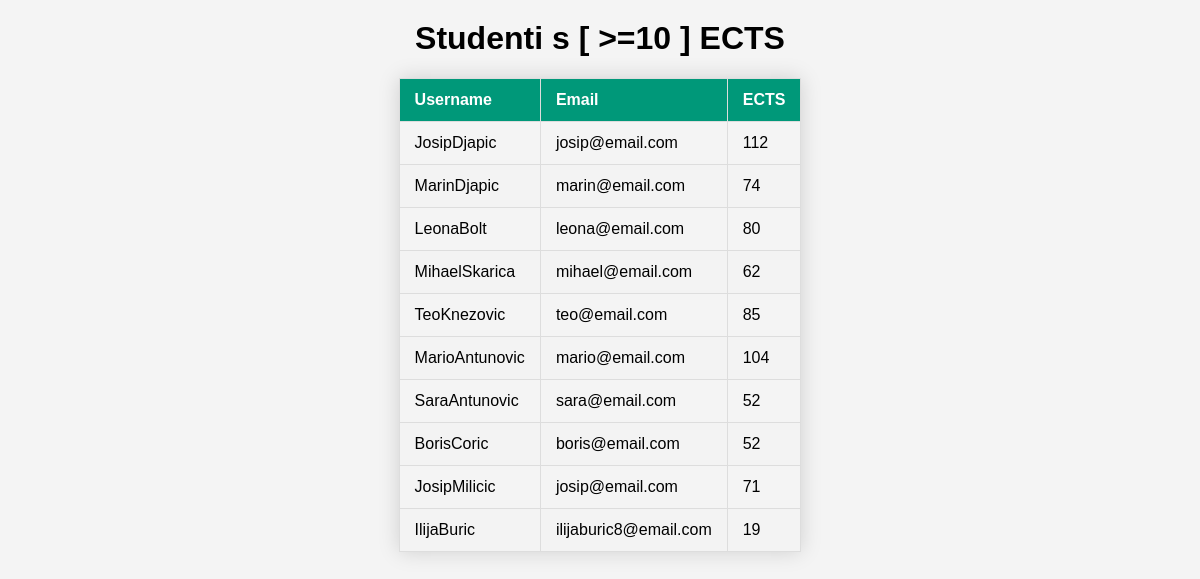
The app's page /studenti_10_ects/ (signed in) with its own data.
### upis/models.py (models this page shows)
class Korisnik(AbstractUser):
    uloga = models.ForeignKey(Uloga, on_delete=models.CASCADE)
    objects = KorisnikManager()
    class Meta:
        verbose_name = 'korisnik'
        verbose_name_plural = 'korisnici'

### upis/views.py (the view)
# urls.py: path('studenti_10_ects/', views.studenti_10_ects, name='studenti_10_ects'),
@login_required
def studenti_10_ects(request):
    students = (
        Korisnik.objects
        .filter(uloga__naziv='student')
        .annotate(total_ects=Sum(F('upisni_list__predmet__ects')))
        .filter(total_ects__gte=10)
    )
    context = {
        'students': students
    }
    return render(request, 'studenti_10_ects.html', context)

### upis/templates/studenti_10_ects.html (shortened to what this page needs)
<!DOCTYPE html>
<html>
<head>
    {% load static %}
    <link rel="stylesheet" type="text/css" href="{% static 'css/styles.css' %}">
</head>
<body>
    <h1>Studenti s [ >=10 ] ECTS</h1>
    <table>
        <thead>
            <tr>
                <th>Username</th>
                <th>Email</th>
                <th>ECTS</th>
            </tr>
        </thead>
        <tbody>
            {% for student in students %}
                <tr>
                    <td>{{ student.username }}</td>
                    <td>{{ student.email }}</td>
                    <td>{{ student.total_ects }}</td>
                </tr>
            {% endfor %}
        </tbody>
    </table>
</body>
</html>

### static/css/styles.css (style rules this page uses)
body { font-family: 'Montserrat', sans-serif; margin: 0; padding: 0; background-color: #f4f4f4; }
h1 { text-align: center; margin-top: 20px; }
table { width: auto; border-collapse: collapse; margin: 20px 0; font-size: 1em; min-width: 400px; box-shadow: 0 0 20px rgba(0, 0, 0, 0.15); margin: 20px auto; }
table thead tr { background-color: #009879; color: #ffffff; text-align: left; font-weight: bold; }
table th, table td { padding: 12px 15px; border: 1px solid #dddddd; }
table tbody tr:nth-of-type(even) { background-color: #f3f3f3; }

### records on screen
Korisnik: username "JosipDjapic", email "josip@email.com", total_ects "112"
Korisnik: username "MarinDjapic", email "marin@email.com", total_ects "74"
Korisnik: username "LeonaBolt", email "leona@email.com", total_ects "80"
Korisnik: username "MihaelSkarica", email "mihael@email.com", total_ects "62"
Korisnik: username "TeoKnezovic", email "teo@email.com", total_ects "85"
Korisnik: username "MarioAntunovic", email "mario@email.com", total_ects "104"
Korisnik: username "SaraAntunovic", email "sara@email.com", total_ects "52"
Korisnik: username "BorisCoric", email "boris@email.com", total_ects "52"
Korisnik: username "JosipMilicic", email "josip@email.com", total_ects "71"
Korisnik: username "IlijaBuric", email "ilijaburic8@email.com", total_ects "19"
